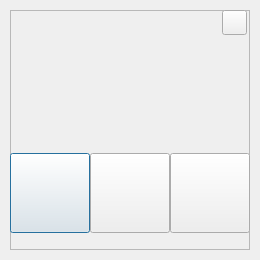
<?xml version="1.0" encoding="UTF-8"?>
<ui version="4.0">
 <class>weather</class>
 <widget class="QDialog" name="weather">
  <property name="geometry">
   <rect>
    <x>0</x>
    <y>0</y>
    <width>260</width>
    <height>260</height>
   </rect>
  </property>
  <property name="windowTitle">
   <string>Dialog</string>
  </property>
  <widget class="QFrame" name="frame">
   <property name="geometry">
    <rect>
     <x>10</x>
     <y>10</y>
     <width>240</width>
     <height>240</height>
    </rect>
   </property>
   <property name="frameShape">
    <enum>QFrame::StyledPanel</enum>
   </property>
   <property name="frameShadow">
    <enum>QFrame::Raised</enum>
   </property>
   <widget class="QPushButton" name="yestoday">
    <property name="geometry">
     <rect>
      <x>0</x>
      <y>143</y>
      <width>80</width>
      <height>80</height>
     </rect>
    </property>
    <property name="text">
     <string/>
    </property>
   </widget>
   <widget class="QPushButton" name="tomorrow">
    <property name="geometry">
     <rect>
      <x>160</x>
      <y>143</y>
      <width>80</width>
      <height>80</height>
     </rect>
    </property>
    <property name="text">
     <string/>
    </property>
   </widget>
   <widget class="QPushButton" name="today">
    <property name="geometry">
     <rect>
      <x>80</x>
      <y>143</y>
      <width>80</width>
      <height>80</height>
     </rect>
    </property>
    <property name="text">
     <string/>
    </property>
   </widget>
   <widget class="QPushButton" name="setting_11">
    <property name="geometry">
     <rect>
      <x>212</x>
      <y>0</y>
      <width>25</width>
      <height>25</height>
     </rect>
    </property>
    <property name="text">
     <string/>
    </property>
   </widget>
  </widget>
 </widget>
 <resources/>
 <connections/>
</ui>
